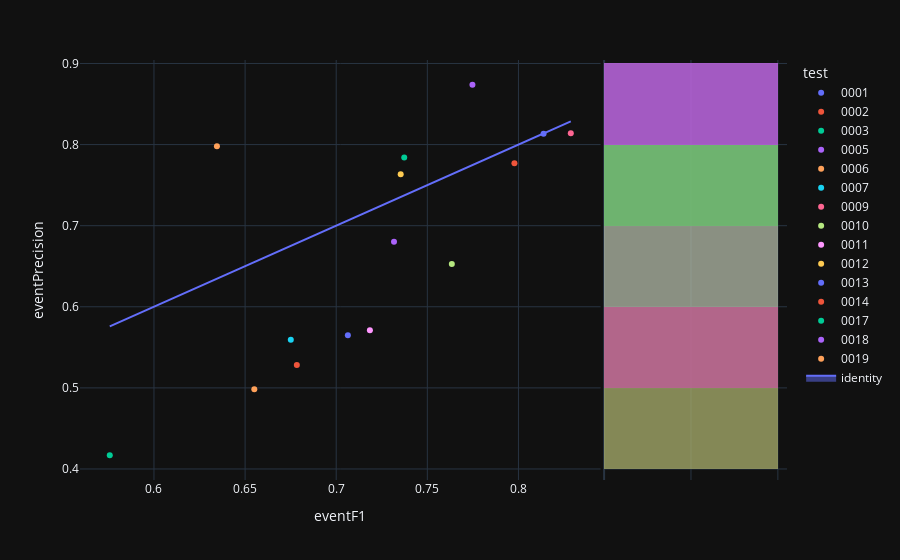

Source (notebook cell):
### Code cell
fig=px.scatter(experimentModels,x='eventF1',y='eventPrecision',color='test',hover_name='modelId', marginal_y="histogram")
fig.add_trace(
    go.Scatter(x=experimentModels['eventF1'], y=experimentModels['eventF1'], name="identity", mode='lines',fill="toself")
)
fig.show()

### Figure 1 — Plotly figure (JSON) as saved in the notebook; plotly's stock layout.template omitted (floating-point values rounded to 4 significant figures)
{"data": [{"hovertemplate": "<b>%{hovertext}</b><br><br>test=0001<br>eventF1=%{x}<br>eventPrecision=%{y}<extra></extra>", "hovertext": ["4ecbf9fd-9ea2-41f6-82ce-b88ac9b32b76"], "legendgroup": "0001", "marker": {"color": "#636efa", "symbol": "circle"}, "mode": "markers", "name": "0001", "orientation": "v", "showlegend": true, "x": [0.8138], "xaxis": "x", "y": [0.8134], "yaxis": "y", "type": "scatter"}, {"alignmentgroup": "True", "bingroup": "y", "hovertemplate": "test=0001<br>eventPrecision=%{y}<br>count=%{x}<extra></extra>", "legendgroup": "0001", "marker": {"color": "#636efa"}, "name": "0001", "offsetgroup": "0001", "opacity": 0.5, "showlegend": false, "xaxis": "x2", "y": [0.8134], "yaxis": "y2", "type": "histogram"}, {"hovertemplate": "<b>%{hovertext}</b><br><br>test=0002<br>eventF1=%{x}<br>eventPrecision=%{y}<extra></extra>", "hovertext": ["510c627b-7f5d-47cf-806f-77699d7869bf"], "legendgroup": "0002", "marker": {"color": "#EF553B", "symbol": "circle"}, "mode": "markers", "name": "0002", "orientation": "v", "showlegend": true, "x": [0.7978], "xaxis": "x", "y": [0.7769], "yaxis": "y", "type": "scatter"}, {"alignmentgroup": "True", "bingroup": "y", "hovertemplate": "test=0002<br>eventPrecision=%{y}<br>count=%{x}<extra></extra>", "legendgroup": "0002", "marker": {"color": "#EF553B"}, "name": "0002", "offsetgroup": "0002", "opacity": 0.5, "showlegend": false, "xaxis": "x2", "y": [0.7769], "yaxis": "y2", "type": "histogram"}, {"hovertemplate": "<b>%{hovertext}</b><br><br>test=0003<br>eventF1=%{x}<br>eventPrecision=%{y}<extra></extra>", "hovertext": ["81fc4ed7-34db-485d-8b93-027a1d57313e"], "legendgroup": "0003", "marker": {"color": "#00cc96", "symbol": "circle"}, "mode": "markers", "name": "0003", "orientation": "v", "showlegend": true, "x": [0.5758], "xaxis": "x", "y": [0.4169], "yaxis": "y", "type": "scatter"}, {"alignmentgroup": "True", "bingroup": "y", "hovertemplate": "test=0003<br>eventPrecision=%{y}<br>count=%{x}<extra></extra>", "legendgroup": "0003", "marker": {"color": "#00cc96"}, "name": "0003", "offsetgroup": "0003", "opacity": 0.5, "showlegend": false, "xaxis": "x2", "y": [0.4169], "yaxis": "y2", "type": "histogram"}, {"hovertemplate": "<b>%{hovertext}</b><br><br>test=0005<br>eventF1=%{x}<br>eventPrecision=%{y}<extra></extra>", "hovertext": ["edd43941-9867-4361-a47e-36b0c1e13e96"], "legendgroup": "0005", "marker": {"color": "#ab63fa", "symbol": "circle"}, "mode": "markers", "name": "0005", "orientation": "v", "showlegend": true, "x": [0.7317], "xaxis": "x", "y": [0.6801], "yaxis": "y", "type": "scatter"}, {"alignmentgroup": "True", "bingroup": "y", "hovertemplate": "test=0005<br>eventPrecision=%{y}<br>count=%{x}<extra></extra>", "legendgroup": "0005", "marker": {"color": "#ab63fa"}, "name": "0005", "offsetgroup": "0005", "opacity": 0.5, "showlegend": false, "xaxis": "x2", "y": [0.6801], "yaxis": "y2", "type": "histogram"}, {"hovertemplate": "<b>%{hovertext}</b><br><br>test=0006<br>eventF1=%{x}<br>eventPrecision=%{y}<extra></extra>", "hovertext": ["f76f3dc0-a712-49f3-842b-590c783bc6ca"], "legendgroup": "0006", "marker": {"color": "#FFA15A", "symbol": "circle"}, "mode": "markers", "name": "0006", "orientation": "v", "showlegend": true, "x": [0.6345], "xaxis": "x", "y": [0.798], "yaxis": "y", "type": "scatter"}, {"alignmentgroup": "True", "bingroup": "y", "hovertemplate": "test=0006<br>eventPrecision=%{y}<br>count=%{x}<extra></extra>", "legendgroup": "0006", "marker": {"color": "#FFA15A"}, "name": "0006", "offsetgroup": "0006", "opacity": 0.5, "showlegend": false, "xaxis": "x2", "y": [0.798], "yaxis": "y2", "type": "histogram"}, {"hovertemplate": "<b>%{hovertext}</b><br><br>test=0007<br>eventF1=%{x}<br>eventPrecision=%{y}<extra></extra>", "hovertext": ["bedbb2e2-c55d-4931-8937-6ff81b1df99a"], "legendgroup": "0007", "marker": {"color": "#19d3f3", "symbol": "circle"}, "mode": "markers", "name": "0007", "orientation": "v", "showlegend": true, "x": [0.6751], "xaxis": "x", "y": [0.5595], "yaxis": "y", "type": "scatter"}, {"alignmentgroup": "True", "bingroup": "y", "hovertemplate": "test=0007<br>eventPrecision=%{y}<br>count=%{x}<extra></extra>", "legendgroup": "0007", "marker": {"color": "#19d3f3"}, "name": "0007", "offsetgroup": "0007", "opacity": 0.5, "showlegend": false, "xaxis": "x2", "y": [0.5595], "yaxis": "y2", "type": "histogram"}, {"hovertemplate": "<b>%{hovertext}</b><br><br>test=0009<br>eventF1=%{x}<br>eventPrecision=%{y}<extra></extra>", "hovertext": ["d795bc85-43d1-4349-bf03-fe100d40daf9"], "legendgroup": "0009", "marker": {"color": "#FF6692", "symbol": "circle"}, "mode": "markers", "name": "0009", "orientation": "v", "showlegend": true, "x": [0.8287], "xaxis": "x", "y": [0.814], "yaxis": "y", "type": "scatter"}, {"alignmentgroup": "True", "bingroup": "y", "hovertemplate": "test=0009<br>eventPrecision=%{y}<br>count=%{x}<extra></extra>", "legendgroup": "0009", "marker": {"color": "#FF6692"}, "name": "0009", "offsetgroup": "0009", "opacity": 0.5, "showlegend": false, "xaxis": "x2", "y": [0.814], "yaxis": "y2", "type": "histogram"}, {"hovertemplate": "<b>%{hovertext}</b><br><br>test=0010<br>eventF1=%{x}<br>eventPrecision=%{y}<extra></extra>", "hovertext": ["02e88dcd-63b9-408e-848d-a849fc2567a1"], "legendgroup": "0010", "marker": {"color": "#B6E880", "symbol": "circle"}, "mode": "markers", "name": "0010", "orientation": "v", "showlegend": true, "x": [0.7634], "xaxis": "x", "y": [0.6527], "yaxis": "y", "type": "scatter"}, {"alignmentgroup": "True", "bingroup": "y", "hovertemplate": "test=0010<br>eventPrecision=%{y}<br>count=%{x}<extra></extra>", "legendgroup": "0010", "marker": {"color": "#B6E880"}, "name": "0010", "offsetgroup": "0010", "opacity": 0.5, "showlegend": false, "xaxis": "x2", "y": [0.6527], "yaxis": "y2", "type": "histogram"}, {"hovertemplate": "<b>%{hovertext}</b><br><br>test=0011<br>eventF1=%{x}<br>eventPrecision=%{y}<extra></extra>", "hovertext": ["a090862a-9778-4431-9c22-e5d33b1a116c"], "legendgroup": "0011", "marker": {"color": "#FF97FF", "symbol": "circle"}, "mode": "markers", "name": "0011", "orientation": "v", "showlegend": true, "x": [0.7185], "xaxis": "x", "y": [0.571], "yaxis": "y", "type": "scatter"}, {"alignmentgroup": "True", "bingroup": "y", "hovertemplate": "test=0011<br>eventPrecision=%{y}<br>count=%{x}<extra></extra>", "legendgroup": "0011", "marker": {"color": "#FF97FF"}, "name": "0011", "offsetgroup": "0011", "opacity": 0.5, "showlegend": false, "xaxis": "x2", "y": [0.571], "yaxis": "y2", "type": "histogram"}, {"hovertemplate": "<b>%{hovertext}</b><br><br>test=0012<br>eventF1=%{x}<br>eventPrecision=%{y}<extra></extra>", "hovertext": ["e7e4df1d-6250-40e8-bf6c-79a6ed4dbdab"], "legendgroup": "0012", "marker": {"color": "#FECB52", "symbol": "circle"}, "mode": "markers", "name": "0012", "orientation": "v", "showlegend": true, "x": [0.7354], "xaxis": "x", "y": [0.7633], "yaxis": "y", "type": "scatter"}, {"alignmentgroup": "True", "bingroup": "y", "hovertemplate": "test=0012<br>eventPrecision=%{y}<br>count=%{x}<extra></extra>", "legendgroup": "0012", "marker": {"color": "#FECB52"}, "name": "0012", "offsetgroup": "0012", "opacity": 0.5, "showlegend": false, "xaxis": "x2", "y": [0.7633], "yaxis": "y2", "type": "histogram"}, {"hovertemplate": "<b>%{hovertext}</b><br><br>test=0013<br>eventF1=%{x}<br>eventPrecision=%{y}<extra></extra>", "hovertext": ["d47997e9-0f93-4c68-8bfe-3d64bd24b612"], "legendgroup": "0013", "marker": {"color": "#636efa", "symbol": "circle"}, "mode": "markers", "name": "0013", "orientation": "v", "showlegend": true, "x": [0.7064], "xaxis": "x", "y": [0.5648], "yaxis": "y", "type": "scatter"}, {"alignmentgroup": "True", "bingroup": "y", "hovertemplate": "test=0013<br>eventPrecision=%{y}<br>count=%{x}<extra></extra>", "legendgroup": "0013", "marker": {"color": "#636efa"}, "name": "0013", "offsetgroup": "0013", "opacity": 0.5, "showlegend": false, "xaxis": "x2", "y": [0.5648], "yaxis": "y2", "type": "histogram"}, {"hovertemplate": "<b>%{hovertext}</b><br><br>test=0014<br>eventF1=%{x}<br>eventPrecision=%{y}<extra></extra>", "hovertext": ["eb8f4601-7957-4990-ba3b-c6892c7180c2"], "legendgroup": "0014", "marker": {"color": "#EF553B", "symbol": "circle"}, "mode": "markers", "name": "0014", "orientation": "v", "showlegend": true, "x": [0.6784], "xaxis": "x", "y": [0.5282], "yaxis": "y", "type": "scatter"}, {"alignmentgroup": "True", "bingroup": "y", "hovertemplate": "test=0014<br>eventPrecision=%{y}<br>count=%{x}<extra></extra>", "legendgroup": "0014", "marker": {"color": "#EF553B"}, "name": "0014", "offsetgroup": "0014", "opacity": 0.5, "showlegend": false, "xaxis": "x2", "y": [0.5282], "yaxis": "y2", "type": "histogram"}, {"hovertemplate": "<b>%{hovertext}</b><br><br>test=0017<br>eventF1=%{x}<br>eventPrecision=%{y}<extra></extra>", "hovertext": ["068a1a2c-d011-489a-be3e-8c36cceb0721"], "legendgroup": "0017", "marker": {"color": "#00cc96", "symbol": "circle"}, "mode": "markers", "name": "0017", "orientation": "v", "showlegend": true, "x": [0.7373], "xaxis": "x", "y": [0.7842], "yaxis": "y", "type": "scatter"}, {"alignmentgroup": "True", "bingroup": "y", "hovertemplate": "test=0017<br>eventPrecision=%{y}<br>count=%{x}<extra></extra>", "legendgroup": "0017", "marker": {"color": "#00cc96"}, "name": "0017", "offsetgroup": "0017", "opacity": 0.5, "showlegend": false, "xaxis": "x2", "y": [0.7842], "yaxis": "y2", "type": "histogram"}, {"hovertemplate": "<b>%{hovertext}</b><br><br>test=0018<br>eventF1=%{x}<br>eventPrecision=%{y}<extra></extra>", "hovertext": ["32691b47-eae8-4fd8-906e-315585ba2df6"], "legendgroup": "0018", "marker": {"color": "#ab63fa", "symbol": "circle"}, "mode": "markers", "name": "0018", "orientation": "v", "showlegend": true, "x": [0.7747], "xaxis": "x", "y": [0.8738], "yaxis": "y", "type": "scatter"}, {"alignmentgroup": "True", "bingroup": "y", "hovertemplate": "test=0018<br>eventPrecision=%{y}<br>count=%{x}<extra></extra>", "legendgroup": "0018", "marker": {"color": "#ab63fa"}, "name": "0018", "offsetgroup": "0018", "opacity": 0.5, "showlegend": false, "xaxis": "x2", "y": [0.8738], "yaxis": "y2", "type": "histogram"}, {"hovertemplate": "<b>%{hovertext}</b><br><br>test=0019<br>eventF1=%{x}<br>eventPrecision=%{y}<extra></extra>", "hovertext": ["4b322b8b-1809-4f6e-ac12-994435d2fc30"], "legendgroup": "0019", "marker": {"color": "#FFA15A", "symbol": "circle"}, "mode": "markers", "name": "0019", "orientation": "v", "showlegend": true, "x": [0.6551], "xaxis": "x", "y": [0.4983], "yaxis": "y", "type": "scatter"}, {"alignmentgroup": "True", "bingroup": "y", "hovertemplate": "test=0019<br>eventPrecision=%{y}<br>count=%{x}<extra></extra>", "legendgroup": "0019", "marker": {"color": "#FFA15A"}, "name": "0019", "offsetgroup": "0019", "opacity": 0.5, "showlegend": false, "xaxis": "x2", "y": [0.4983], "yaxis": "y2", "type": "histogram"}, {"fill": "toself", "mode": "lines", "name": "identity", "x": [0.8138, 0.7978, 0.5758, 0.7317, 0.6345, 0.6751, 0.8287, 0.7634, 0.7185, 0.7354, 0.7064, 0.6784, 0.7373, 0.7747, 0.6551], "y": [0.8138, 0.7978, 0.5758, 0.7317, 0.6345, 0.6751, 0.8287, 0.7634, 0.7185, 0.7354, 0.7064, 0.6784, 0.7373, 0.7747, 0.6551], "type": "scatter"}], "layout": {"xaxis": {"anchor": "y", "domain": [0.0, 0.7363], "title": {"text": "eventF1"}}, "yaxis": {"anchor": "x", "domain": [0.0, 1.0], "title": {"text": "eventPrecision"}}, "xaxis2": {"anchor": "y2", "domain": [0.7413, 1.0], "matches": "x2", "showticklabels": false, "showline": false, "ticks": "", "showgrid": true}, "yaxis2": {"anchor": "x2", "domain": [0.0, 1.0], "matches": "y", "showticklabels": false, "showgrid": true}, "legend": {"title": {"text": "test"}, "tracegroupgap": 0}, "margin": {"t": 60}, "barmode": "overlay"}}
